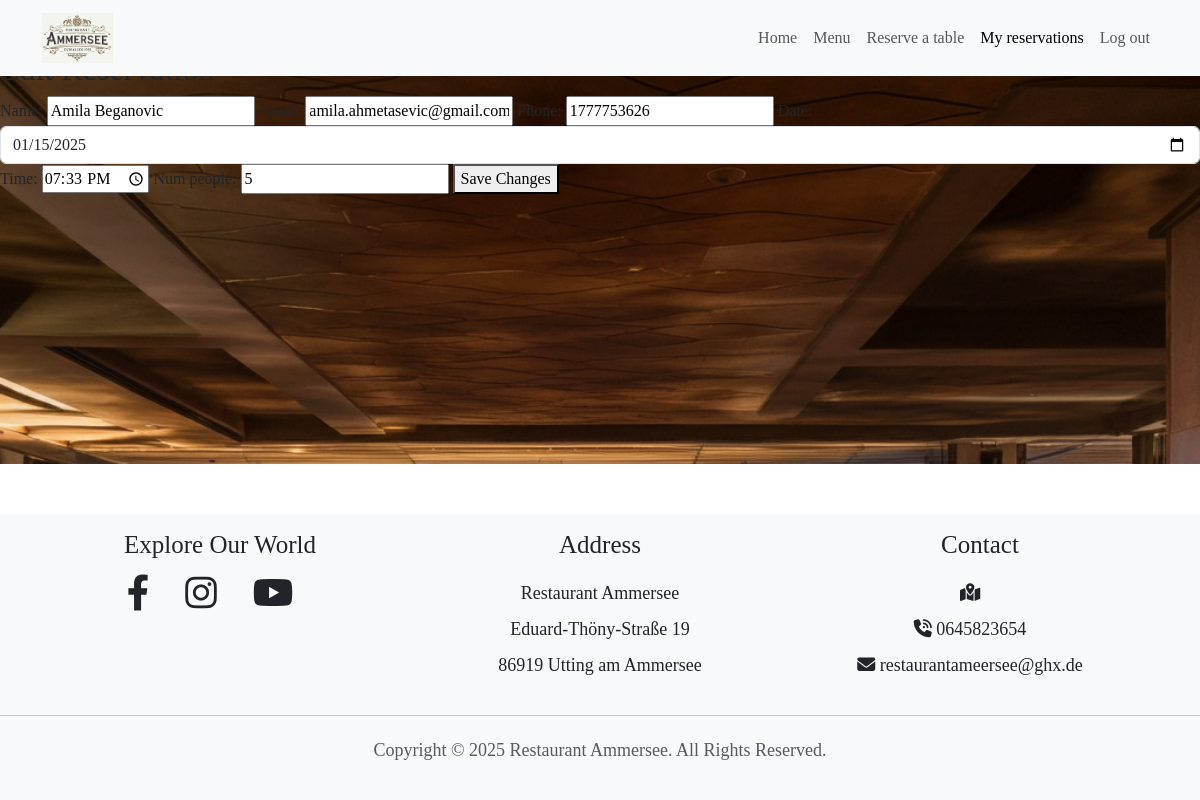
Page /my_reservations/my_reservations/46/edit/ (signed in) on the committed database.
### restaurant/models.py (models this page shows, shortened)
class Reservation(models.Model):
    time = models.TimeField(blank=False, null=False)
    num_people = models.IntegerField(
        validators=[MinValueValidator(1)]  # Ensure the number of people is at least 1
    )
    name = models.CharField(max_length=200)
    email = models.EmailField(validators=[EmailValidator()], blank=True, null=True)  # Allow blank email
    phone = models.CharField(
        max_length=20, validators=[RegexValidator(r"^\+?\d{9,15}$")]  # Validate phone number format
    )
    date = models.DateField(validators=[validate_future_date])  # Use the custom validator
    user = models.ForeignKey(
        settings.AUTH_USER_MODEL, on_delete=models.CASCADE, null=True, blank=True  # Link to the User model
    )

### restaurant/views.py (the view)
@login_required
def edit_reservation(request, reservation_id):
    reservation = get_object_or_404(Reservation, id=reservation_id, user=request.user)
    if request.method == "POST":
        form = ReservationForm(request.POST, instance=reservation)
        if form.is_valid():  # Validate the form data
            form.save()  # Save the updated reservation
            messages.success(
                request, "Reservation successfully updated!"
            )  # Display success message
            return redirect(
                "restaurant:my_reservations"
            )  # Redirect to user's reservations page
    else:
        form = ReservationForm(
            instance=reservation
        )  # Populate form with existing reservation data
    return render(
        request,
        "reservations/edit_reservation.html",
        {
            "form": form,
            "reservation": reservation,
        },  # Pass form and reservation to the template
    )

### restaurant/forms.py (shortened to what this page needs)
class ReservationForm(forms.ModelForm):
    class Meta:
        model = Reservation  # Use the Reservation model
        fields = ['name', 'email', 'phone', 'date', 'time', 'num_people']
        widgets = {  # Customize the widgets for some fields
            'date': forms.DateInput(  # Use a date picker for the date field
                attrs={
                    'type': 'date',
                    'class': 'datepicker',
                    'placeholder': 'Select a date'
                },
                format='%Y-%m-%d'
            ),
            'time': forms.TimeInput(attrs={'type': 'time'}),  # Use a time picker for the time field
            'email': forms.EmailInput(attrs={}),  # Use a default email input
        }

### restaurant/templates/reservations/edit_reservation.html (shortened to what this page needs)
{% extends 'base.html' %}
{% block content %}
{% load static %}
<link rel="stylesheet" href="{% static 'css/reservations.css' %}">
<div id="edit-reservation-form">
  <h2>Edit Reservation</h2>
  <form method="post">
    {{ form.name.label_tag }}
    {{ form.name }}
    {{ form.email.label_tag }}
    {{ form.email }}
    {{ form.phone.label_tag }}
    {{ form.phone }}
    {{ form.date.label_tag }}
    <input type="date" name="date" class="form-control" id="{{ form.date.id_for_label }}"
      value="{{ form.date.value|date:'Y-m-d' }}">
    {{ form.time.label_tag }}
    {{ form.time }}
    {{ form.num_people.label_tag }}
    {{ form.num_people }}
    <button type="submit">Save Changes</button>
  </form>
</div>
{% endblock %}

### staticfiles/css/style.css (style rules this page uses)
html, body { width: 100%; margin: 0; font-family: 'Playfair Display', serif; display: flex; flex-direction: column; min-height: 100vh; gap: 50px; }

### rows in the picture
Reservation: name "Amila Beganovic", email "amila.ahmetasevic@gmail.com", phone "1777753626", date "01/15/2025", time "19:33:00", num_people "5"
